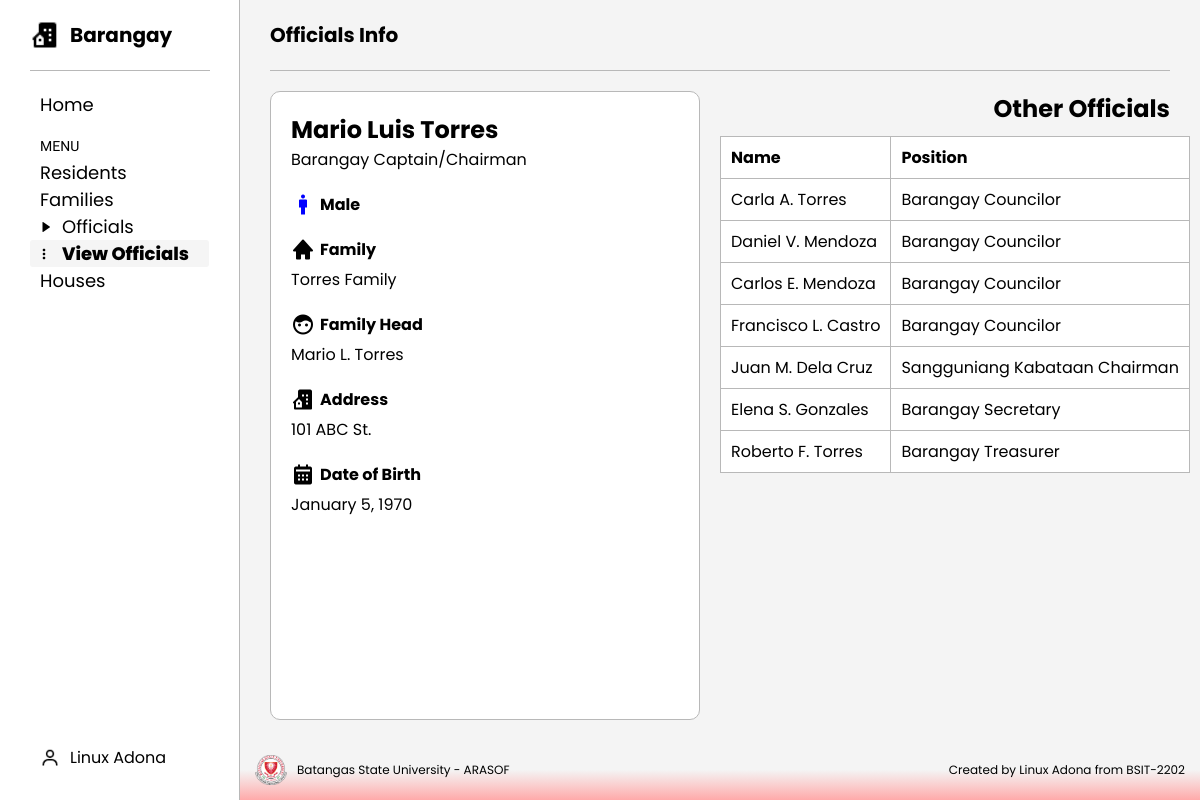
Page /officials-page/view_officials.php?id=17 on the committed database.
### tables this page shows
CREATE TABLE `officials` (
  `officials_id` int(11) NOT NULL,
  `resident_id` int(11) DEFAULT NULL,
  `position` varchar(100) DEFAULT NULL
);

CREATE TABLE `resident` (
  `resident_id` int(11) NOT NULL,
  `first_name` varchar(50) DEFAULT NULL,
  `middle_name` varchar(50) DEFAULT NULL,
  `last_name` varchar(50) DEFAULT NULL,
  `gender` enum('Male','Female') DEFAULT NULL,
  `date_of_birth` date DEFAULT NULL,
  `address_id` int(11) DEFAULT NULL,
  `family_head` tinyint(1) DEFAULT NULL,
  `family_id` int(11) DEFAULT NULL
);

CREATE TABLE `family` (
  `family_id` int(11) NOT NULL,
  `family_name` varchar(100) DEFAULT NULL,
  `address_id` int(11) DEFAULT NULL,
  `family_head_id` int(11) DEFAULT NULL
);

CREATE TABLE `address` (
  `address_id` int(11) NOT NULL,
  `house_number` varchar(20) DEFAULT NULL,
  `street` varchar(100) DEFAULT NULL,
  `barangay_id` int(11) DEFAULT NULL
);

### brgy_management/tables/officials_info/members.php (the view)
<?php
function loadOfficialMembers($conn, $officials_id)
{
    $sql = "SELECT r.first_name, r.middle_name, r.last_name, r.resident_id, o.officials_id, o.position
            FROM officials o
            JOIN resident r ON r.resident_id = o.resident_id
            WHERE o.officials_id != ?";
    $stmt = $conn->prepare($sql);
    $stmt->bind_param("i", $officials_id);
    $stmt->execute();
    $result = $stmt->get_result();
    $output = "";
    if ($result->num_rows > 0) {
        while ($row = $result->fetch_assoc()) {
            $output .= "<tr>
                        <td><a href='../officials-page/view_officials.php?id=" . $row['officials_id'] . "'>" . $row['first_name'] . " " . substr($row['middle_name'], 0, 1) . ". " . $row['last_name'] . "</a></td>
                        <td>" . $row['position'] . "</td>
                    </tr>";
        }
    } else {
        $output .= "<tr><td colspan='2'>No Family Members found.</td></tr>";
    }
    return $output;
}

### officials-page/view_officials.php (shortened to what this page needs)
<?php include "../brgy_management/db.php"; ?>
<?php include "../brgy_management/tables/officials_info/details.php"; ?>
<?php include "../brgy_management/tables/officials_info/members.php"; ?>
<!DOCTYPE html>
<html lang="en">
<head>
    <link rel="stylesheet" href="../styles/officials/info.css">
    <link rel="stylesheet" href="../styles/style.css">
    <link href='https://unpkg.com/boxicons@2.1.4/css/boxicons.min.css' rel='stylesheet'>
</head>
<body>
    <div class="sidebar">
        <div class="brgy-logo">
            <img />
            <h2>Barangay</h2>
        </div>
        <div class="nav">
            <ul>
                <li><a href="../index.php">Home</a></li>
            </ul>
            <ul>
                <div class="seperator">MENU</div>
                <div class="menu">
                    <li>
                        <a href="../residents-page/residents.php">Residents</a>
                    </li>
                    <li>
                        <a href="../families-page/families.php">Families</a>
                    </li>
                    <li>
                        <img />
                        <a href="../officials-page/officials.php">Officials</a>
                    </li>
                    <li class="active">
                        <i class='bx bx-dots-vertical-rounded'></i>
                        <?php
                        $officials_id = isset($_GET['id']) ? $_GET['id'] : 0;
                        echo "<a href='view_officials.php?id=" . $officials_id . "'>View Officials</a>";
                        ?>
                    </li>
                    <li>
                        <a href="../houses-page/houses.php">Houses</a>
                    </li>
                </div>
            </ul>
        </div>
        <div class="session">
            <div class="user">
                <a href="https://www.facebook.com/Linux.Sale.Adona">
                    <img />
                    <p>Linux Adona</p>
                </a>
            </div>
        </div>
    </div>
    <div class="main">
        <header>
            <h2>Officials Info</h2>
        </header>
        <?php
        $officials_id = isset($_GET['id']) ? $_GET['id'] : 0;
        $official_details = getOfficialsDetails($conn, $officials_id);
        $official_members = loadOfficialMembers($conn, $officials_id);
        ?>
        <div class="content">
            <div class="left-bx">
                <div class="official-bx">
                    <h2>
                        <?php echo $official_details['first_name'] . " " . $official_details['middle_name'] . " " . $official_details['last_name']; ?>
                    </h2>
                    <p><?php echo $official_details['position'] ?? "N/A"; ?></p>
                </div>
                <div class="official-info-bx">
                    <div class="info-bx">
                        <?php echo getGender($conn, $officials_id); ?>
                        <h4><?php echo $official_details['gender'] ?? "N/A"; ?></h4>
                    </div>
                    <div class="info-bx">
                        <i class='bx bxs-home'></i>
                        <h4>Family</h4>
                    </div>
                    <p><?php echo getFamilyName($conn, $official_details['family_id']); ?> Family</p>
                    <div class="info-bx">
                        <i class='bx bxs-face'></i>
                        <h4>Family Head</h4>
                    </div>
                    <p><?php echo getFamilyHead($conn, $official_details['family_id'] ?? 0) ?></p>
                    <div class="info-bx">
                        <i class='bx bxs-building-house'></i>
                        <h4>Address</h4>
                    </div>
                    <p><?php echo isset($official_details) ? $official_details['house_number'] . " " . $official_details['street'] : 'N/A'; ?></p>
                    <div class="info-bx">
                        <i class='bx bxs-calendar'></i>
                        <h4>Date of Birth</h4>
                    </div>
                    <p><?php echo isset($official_details['date_of_birth']) ? date("F j, Y", strtotime($official_details['date_of_birth'])) : 'N/A'; ?></p>
                </div>
            </div>
            <div class="right-bx">
                <h2>Other Officials</h2>
                <table>
                    <thead>
                        <tr>
                            <th>Name</th>
                            <th>Position</th>
                        </tr>
                    </thead>
                    <tbody>
                        <?php echo $official_members; ?>
                    </tbody>
                </table>
            </div>
        </div>
        <footer>
            <div class="bsu-logo">
                <img src="../imgs/Batangas_State_Logo.png">
                <p>Batangas State University - ARASOF</p>
            </div>
            <p>Created by Linux Adona from BSIT-2202</p>
        </footer>
    </div>
</body>
</html>

### styles/officials/info.css (style rules this page uses)
.content { margin: 20px 30px; display: flex; gap: 20px; justify-content: space-between; }
.left-bx { justify-content: center; align-items: center; background-color: #fff; padding: 20px; border: 1px solid #b8b8b8; border-radius: 10px; width: 50%; height: calc(100vh - 171px); }
.right-bx { display: flex; flex-direction: column; gap: 10px; text-align: right; width: 50%; height: calc(100vh - 171px); }
.info-bx { margin: 20px 0 5px 0; display: flex; align-items: center; gap: 5px; }
.info-bx i { font-size: 24px; }
table { width: 100%; border-collapse: collapse; border: 1px solid #b8b8b8; }
table, th, td { border: 1px solid #ddd; }
th, td { padding: 8px 10px; text-align: left; background-color: #fff; border: 1px solid #b8b8b8; }
td { white-space: nowrap; }
td a { text-decoration: none; color: inherit; transition: all 0.3 ease; }
th:nth-child(1), td:nth-child(1) { width: auto; }
th:nth-child(2), td:nth-child(2) { width: 1%; }

### styles/style.css (style rules this page uses)
* { margin: 0; padding: 0; box-sizing: border-box; font-family: 'Poppins', sans-serif; }
body { height: 100vh; background: #f4f4f4; overflow: auto; }
.sidebar { position: fixed; display: flex; flex-direction: column; align-items: flex-start; width: 240px; height: 100vh; border-right: 1px solid #b8b8b8; background-color: #fff; z-index: 1000; }
.brgy-logo { display: flex; padding: 20px 0; align-items: center; margin: 0 30px; gap: 10px; width: 180px; border-bottom: 1px solid #b8b8b8; }
.brgy-logo img { height: 30px; }
.brgy-logo h2 { font-size: 20px; }
.nav { width: 100%; padding: 20px 30px; }
.nav ul li { display: flex; list-style: none; align-items: center; border-radius: 3px; }
.nav ul li img { height: 12px; padding-left: 10px; }
.nav ul li a { width: 100%; }
.nav a { display: flex; flex-direction: column; text-decoration: none; font-size: 18px; color: inherit; gap: 10px; padding: 0 10px; border-radius: 3px; }
.nav .seperator { font-size: 14px; font-family: 'Lexend Giga', sans-serif; margin-top: 20px; margin-bottom: 5px; }
.active { font-weight: 800; background-color: #f5f5f5; }
.active i { margin-left: 6px; }
.seperator { padding-left: 10px; }
.menu li { list-style: none; display: flex; align-items: center; border-radius: 3px; }
.menu li a { width: 100%; }
.menu img { height: 12px; padding-left: 10px; }
.session { display: flex; justify-content: space-between; align-items: center; width: 100%; margin-top: auto; padding: 20px 30px; gap: 10px; }
.user { display: flex; align-items: center; padding: 10px; gap: 10px; border-radius: 4px; cursor: pointer; }
.user a { text-decoration: none; display: flex; color: inherit; gap: 10px; align-items: center; }
.session .user p { font-size: 16px; }
.user img { height: 20px; }
.main { margin-left: 240px; display: flex; flex-direction: column; min-height: 100vh; }
header { display: flex; position: static; padding: 20px 0; margin: 0 30px; justify-content: space-between; border-bottom: 1px solid #b8b8b8; }
header h2 { font-size: 20px; }
footer { margin-top: auto; padding: 15px; font-size: 12px; display: flex; justify-content: space-between; background: linear-gradient(to top, #ffaaaa, #f4f4f4, #f4f4f4); align-items: center; }
.bsu-logo { display: flex; align-items: center; gap: 10px; }
.bsu-logo img { height: 30px; }

### rows in the picture
officials: resident.first_name "Mario", resident.middle_name "Luis", resident.last_name "Torres", position "Barangay Captain/Chairman", resident.gender "Male", resident.family_name "Torres", resident.last_name "Mario L. Torres", address.house_number "101", address.street "ABC St.", resident.date_of_birth "January 5, 1970"
officials: resident.first_name "Carla", resident.middle_name "A", resident.last_name "Torres", position "Barangay Councilor"
officials: resident.first_name "Daniel", resident.middle_name "V", resident.last_name "Mendoza", position "Barangay Councilor"
officials: resident.first_name "Carlos", resident.middle_name "E", resident.last_name "Mendoza", position "Barangay Councilor"
officials: resident.first_name "Francisco", resident.middle_name "L", resident.last_name "Castro", position "Barangay Councilor"
officials: resident.first_name "Juan", resident.middle_name "M", resident.last_name "Dela Cruz", position "Sangguniang Kabataan Chairman"
officials: resident.first_name "Elena", resident.middle_name "S", resident.last_name "Gonzales", position "Barangay Secretary"
officials: resident.first_name "Roberto", resident.middle_name "F", resident.last_name "Torres", position "Barangay Treasurer"
